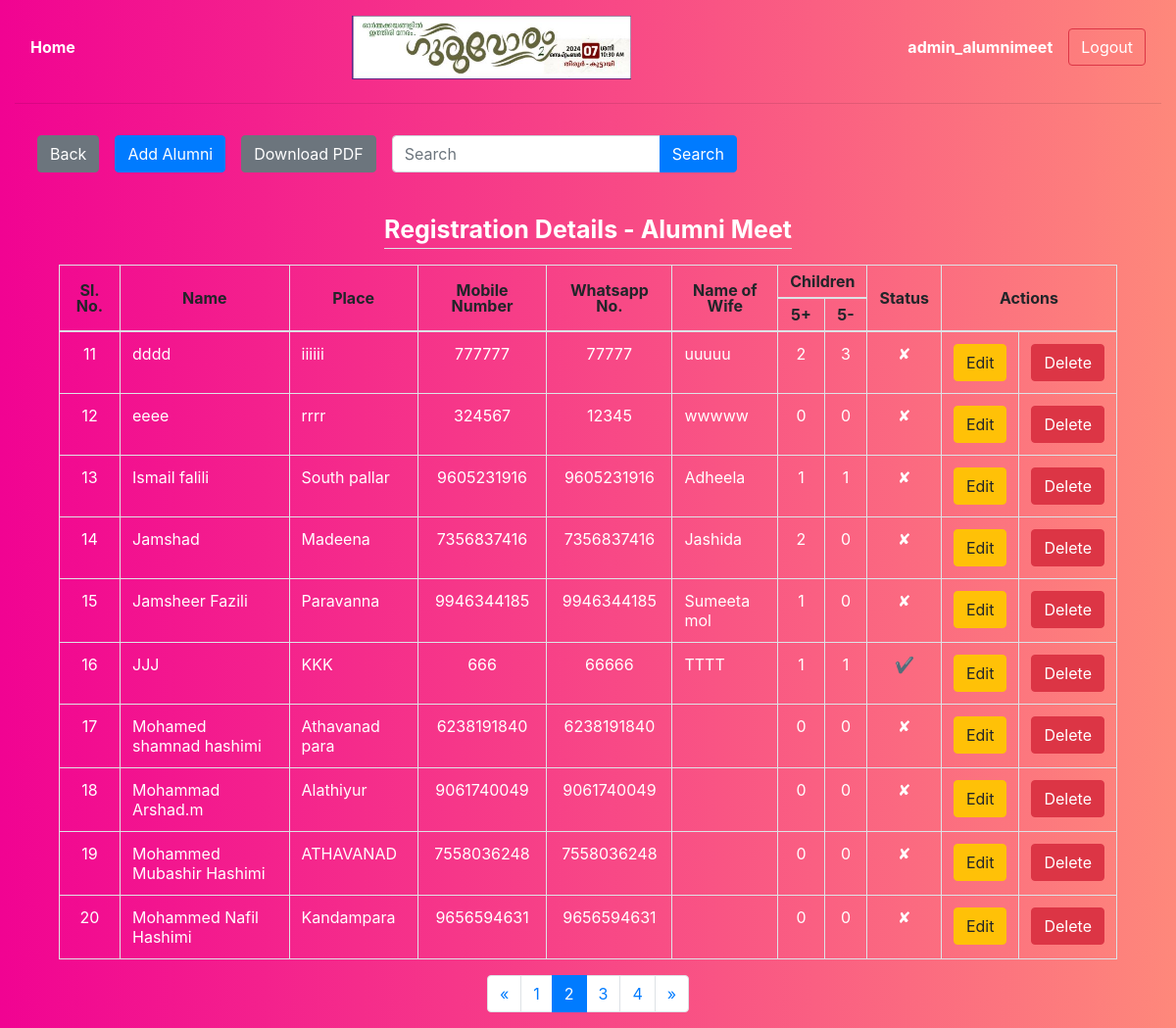
The app's page /alumni_list/?page=2 (signed in) with its own data.
### register_app/models.py (models this page shows)
class Alumni(models.Model):
    name = models.CharField(max_length=100)
    place = models.CharField(max_length=100)
    mobile_number = models.CharField(max_length=15, unique=True)
    whatsapp_number = models.CharField(max_length=15)
    name_of_wife = models.CharField(max_length=15, blank=True, default=None)
    no_of_child_below_5 = models.IntegerField(default=0)
    no_of_child_above_5 = models.IntegerField(default=0)
    is_registered = models.BooleanField(default=False)
    class Meta:
        ordering = ['name']

### register_app/views.py (the view)
# urls.py: path('alumni_list/', alumni_list, name="alumni_list"),
@login_required
def alumni_list(request):
    alumni = Alumni.objects.all().order_by(Lower('name'))
    paginator = Paginator(alumni, 10)
    page_number = request.GET.get('page')
    page_obj = paginator.get_page(page_number)
    context = {
        'page_obj': page_obj,
    }
    return render(request, 'alumni/alumni_list.html', context)

### templates/alumni/alumni_list.html (shortened to what this page needs)
{% extends 'admin/base.html' %}
{% block content %}
    <div class="container">
        <div class="row justify-content-left mt-4">
            <div class="m-2">
                <a class="btn btn-secondary" href="{% url 'alumni' %}">Back</a>
            </div>
            <div class="m-2">
                <a class="btn btn-primary" href="{% url 'alumni_create' %}">Add Alumni</a>
            </div>
            <div class="m-2">
                <a class="btn btn-secondary" href="{% url 'export_pdf_alumni' %}">Download PDF</a>
            </div>
            <div class="m-2">
                <form action="{% url 'search' %}" class="search" method="GET">
                    <div class="input-group w-100">
                        <input type="text" class="form-control" style="width:60%;" placeholder="Search" name="keyword">
                        <div class="input-group-append">
                            <button class="btn btn-primary" type="submit">Search</button>
                        </div>
                    </div>
                </form>
            </div>
        </div>
        <main class="col-md-12">
            <div class="row justify-content-center">
                <div class="m-3 table-heading text-center text-white font-weight-bold border-bottom" style="font-size: 25px; line-height: 1.5;">
                    Registration Details - Alumni Meet
                </div>
            </div>
            <div class="table-responsive">
                <table class="table table-hover table-bordered sticky-header">
                    <thead>
                        <tr style="text-align: center;">
                            <th class="align-middle" style="line-height: 1;" rowspan="2">Sl. No.</th>
                            <th class="align-middle" style="line-height: 1;" rowspan="2">Name</th>
                            <th class="align-middle" style="line-height: 1;" rowspan="2">Place</th>
                            <th class="align-middle" style="line-height: 1;" rowspan="2">Mobile Number</th>
                            <th class="align-middle" style="line-height: 1;" rowspan="2">Whatsapp No.</th>
                            <th class="align-middle" style="line-height: 1;" rowspan="2">Name of Wife</th>
                            <th class="align-middle" style="line-height: .5;" colspan="2">Children</th>
                            <th class="align-middle" style="line-height: 1;" rowspan="2">Status</th>
                            <th class="align-middle" style="line-height: 1;" colspan="2" rowspan="2">Actions</th>
                        </tr>
                        <tr style="text-align: center;">
                            <th style="line-height: .5;">5+</th>
                            <th style="line-height: .5;">5-</th>
                        </tr>
                    </thead>
                    <tbody>
                        {% for alumni in page_obj %}
                            <tr class="text-white">
                                <td class="text-center">{{ forloop.counter0|add:page_obj.start_index }}</td>
                                <td>{{ alumni.name }}</td>
                                <td>{{ alumni.place }}</td>
                                <td class="text-center">{{ alumni.mobile_number }}</td>
                                <td class="text-center">{{ alumni.whatsapp_number }}</td>
                                <td>{{ alumni.name_of_wife }}</td>
                                <td class="text-center">{{ alumni.no_of_child_below_5 }}</td>
                                <td class="text-center">{{ alumni.no_of_child_above_5 }}</td>
                                <td class="text-center">
                                    {% if alumni.is_registered %}
                                        &#10004;
                                    {% else %}
                                        &#10008;
                                    {% endif %}
                                </td>
                                <td class="text-center"><a class="btn btn-warning" href="{% url 'alumni_update' alumni.pk %}">Edit</a></td>
                                <td class="text-center"><a class="btn btn-danger" href="{% url 'alumni_delete' alumni.pk %}"
                                    onclick="return confirm('Are you sure you want to delete this Alumni?')">Delete</a></td>
                            </tr>
                        {% empty %}
                            <tr>
                                <td colspan="11" class="text-center text-white"><strong>No alumni found.</strong></td>
                            </tr>
                        {% endfor %}
                    </tbody>
                </table>
            </div>
            <div class="d-flex justify-content-center">
                <nav aria-label="Page navigation">
                    <ul class="pagination">
                        {% if page_obj.has_previous %}
                        <li class="page-item">
                            <a class="page-link" href="?page={{ page_obj.previous_page_number }}" aria-label="Previous">
                                <span aria-hidden="true">&laquo;</span>
                            </a>
                        </li>
                        {% endif %}
                        {% for num in page_obj.paginator.page_range %}
                            <li class="page-item {% if page_obj.number == num %}active{% endif %}">
                                <a class="page-link" href="?page={{ num }}">{{ num }}</a>
                            </li>
                        {% endfor %}
                        {% if page_obj.has_next %}
                            <li class="page-item">
                                <a class="page-link" href="?page={{ page_obj.next_page_number }}" aria-label="Next">
                                    <span aria-hidden="true">&raquo;</span>
                                </a>
                            </li>
                        {% endif %}
                    </ul>
                </nav>
            </div>
        </main>
    </div>
{% endblock %}

### templates/admin/base.html (shortened to what this page needs)
{% load static %}
<head>
    <link rel="stylesheet" href="https://stackpath.bootstrapcdn.com/bootstrap/4.3.1/css/bootstrap.min.css">
</head>
<body style="background: linear-gradient(to right, #f10392, #fe887b);">
    <div class="container-fluid">
        <header>
            <nav class="navbar navbar-light bg-gradient-light justify-content-between mt-2">
                <div class="d-flex w-100 justify-content-between align-items-center">
                    {% if user.is_authenticated %}
                        <a href="{% url 'admin_dashboard' %}" class="text-white"><strong>Home</strong></a>
                    {% endif %}
                    <img class="mx-auto d-block" src="{% static 'images/banner_alumni_meet.jpg' %}" style="width: 25%;" alt="Alumni Meet Banner">
                    <div class="d-flex align-items-center">
                        {% if user.is_authenticated %}
                            <span class="navbar-text mr-3 text-white">
                                <strong>{{ user.username }}</strong>
                            </span>
                            <a href="{% url 'logout' %}" class="btn btn-outline-danger my-2 my-sm-0 text-white">Logout</a>
                        {% else %}
                            <a href="{% url 'login' %}" class="btn btn-outline-primary my-2 my-sm-0">Login</a>
                        {% endif %}
                    </div>
                </div>
            </nav>
        </header>
        <hr>
        <section>
            {% block content %}
            {% endblock %}
        </section>
    </div>
</body>

### records on screen
Alumni: name "dddd", place "iiiiii", mobile_number "777777", whatsapp_number "77777", name_of_wife "uuuuu", no_of_child_below_5 "2", no_of_child_above_5 "3"
Alumni: name "eeee", place "rrrr", mobile_number "324567", whatsapp_number "12345", name_of_wife "wwwww", no_of_child_below_5 "0", no_of_child_above_5 "0"
Alumni: name "Ismail falili", place "South pallar", mobile_number "9605231916", whatsapp_number "9605231916", name_of_wife "Adheela", no_of_child_below_5 "1", no_of_child_above_5 "1"
Alumni: name "Jamshad", place "Madeena", mobile_number "7356837416", whatsapp_number "7356837416", name_of_wife "Jashida", no_of_child_below_5 "2", no_of_child_above_5 "0"
Alumni: name "Jamsheer Fazili", place "Paravanna", mobile_number "9946344185", whatsapp_number "9946344185", name_of_wife "Sumeeta mol", no_of_child_below_5 "1", no_of_child_above_5 "0"
Alumni: name "JJJ", place "KKK", mobile_number "666", whatsapp_number "66666", name_of_wife "TTTT", no_of_child_below_5 "1", no_of_child_above_5 "1"
Alumni: name "Mohamed shamnad hashimi", place "Athavanad para", mobile_number "6238191840", whatsapp_number "6238191840", no_of_child_below_5 "0", no_of_child_above_5 "0"
Alumni: name "Mohammad Arshad.m", place "Alathiyur", mobile_number "9061740049", whatsapp_number "9061740049", no_of_child_below_5 "0", no_of_child_above_5 "0"
Alumni: name "Mohammed Mubashir Hashimi", place "ATHAVANAD", mobile_number "7558036248", whatsapp_number "7558036248", no_of_child_below_5 "0", no_of_child_above_5 "0"
Alumni: name "Mohammed Nafil Hashimi", place "Kandampara", mobile_number "9656594631", whatsapp_number "9656594631", no_of_child_below_5 "0", no_of_child_above_5 "0"

### other values on screen
{{ user.username }} "admin_alumnimeet"
{{ num }} "1" "2" "3" "4"
